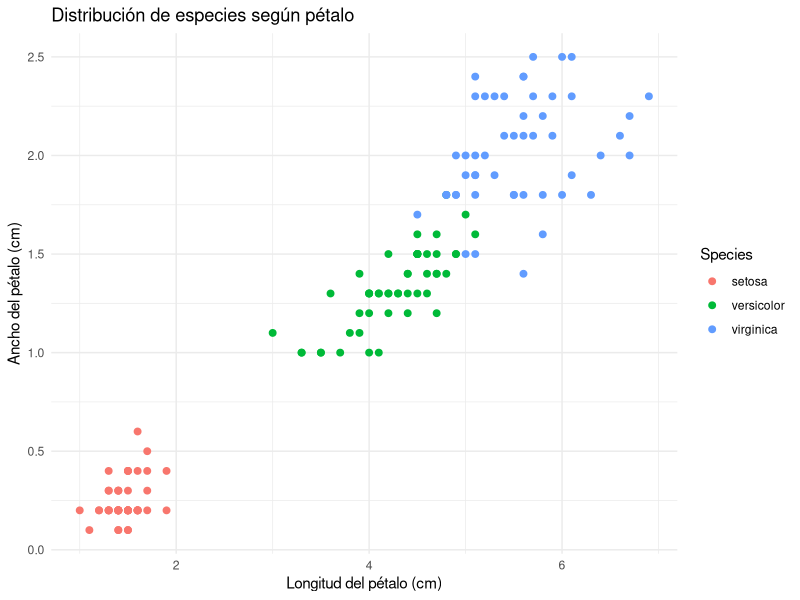

Write R code to recreate this figure.
## ---- chunk 1
knitr::opts_chunk$set(echo = TRUE, message = FALSE, warning = FALSE)
## ---- chunk 2
library(ggplot2)
data(iris)

ggplot(iris, aes(x = Petal.Length, y = Petal.Width, color = Species)) +
  geom_point(size = 2) +
  labs(title = "Distribución de especies según pétalo",
       x = "Longitud del pétalo (cm)",
       y = "Ancho del pétalo (cm)") +
  theme_minimal()
## ---- chunk 3
library(e1071)
library(caret)
library(ggplot2)
## ---- chunk 4
data(iris)
str(iris)
## ---- chunk 5
set.seed(123)

train_index <- createDataPartition(iris$Species, p = 0.7, list = FALSE)

train_data <- iris[train_index, ]
test_data  <- iris[-train_index, ]

dim(train_data)
dim(test_data)
## ---- chunk 6
modelo_nb <- naiveBayes(Species ~ ., data = train_data)
modelo_nb
## ---- chunk 7
predicciones <- predict(modelo_nb, test_data)
predicciones
## ---- chunk 8
test_data$Species
## ---- chunk 9
nuevos_datos <- data.frame(
  Sepal.Length = c(5.1, 6.7, 5.8),
  Sepal.Width  = c(3.5, 3.0, 2.7),
  Petal.Length = c(1.4, 5.2, 4.2),
  Petal.Width  = c(0.2, 2.3, 1.3)
)

nuevas_predicciones <- predict(modelo_nb, nuevos_datos)
nuevas_predicciones
## ---- chunk 10
probabilidades <- predict(modelo_nb, nuevos_datos, type = "raw")
probabilidades
## ---- chunk 11
comparacion <- data.frame(
  Real = test_data$Species,
  Predicho = predicciones
)
head(comparacion, 10)
## ---- chunk 12
matriz_confusion <- confusionMatrix(predicciones, test_data$Species)
matriz_confusion
## ---- chunk 13
accuracy <- matriz_confusion$overall["Accuracy"]
accuracy
